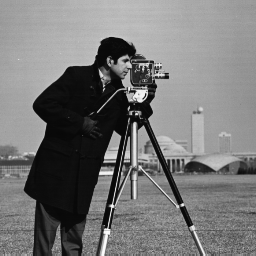
%> input picture Μultimedia/lab1/cameraman.tif, 256 x 256 px
$ octave code2.m   (GNU Octave 9; MATLAB toolbox functions it lacks are replaced by stand-ins)
%> lines starting %> are read from the running program, lines starting %| are printed output that depends on the picture
f = imread('cameraman.tif');
%> f is the input picture: size 256x256 uint8; min 7, max 253, mean 118.7
entropy(f)
%> ans = 7.01
figure;
imagesc(f);
colormap(gray);
[n m] = size(f);
%> n = 256; m = 256

Q1 = [16 11 10 16 24 40 51 61;
  12 12 14 19 26 58 60 55;
  14 13 16 24 40 57 69 56;
  14 17 22 29 51 87 80 62;
  18 22 37 56 68 109 103 77;
  24 35 55 64 81 104 113 92;
  49 64 78 87 103 121 120 101;
  72 92 95 98 112 100 103 99];

Q2 = 3*Q1;
Q3 = 4*Q1;

x = 1;
while x <= 3
  if x==1
    Q=Q1;
  elseif x==2
    Q=Q2;
  else
    Q=Q3;
  endif


  i = 1;
  while i <= n
    j = 1;
    while j <= m
      Fk(i:i+7, j:j+7) = round(dct2(f(i:i+7,j:j+7))./Q);
      j = j+8;
    endwhile
    i = i+8;
  endwhile

  entropy(uint8(abs(Fk)))

  i = 1;
  while i <= n
    j = 1;
    while j <= m
      Fki(i:i+7,j:j+7)=uint8(idct2(Fk(i:i+7,j:j+7).*Q));
      j = j+8;
    endwhile
    i = i+8;
  endwhile

  f = double(f);
  Fki = double(Fki);
  Psnr = 10*log10((255*255)/(sum(sum((f-Fki).^2))/(n*m)))
  figure;
  imagesc(Fki);
  colormap(gray);
  x = x+1;
end
%> this loop made 3 passes
%> Psnr on passes 1 to 3: 31.74, 28.05, 27.16
%> pass 2, `Fki = double(Fki);`:
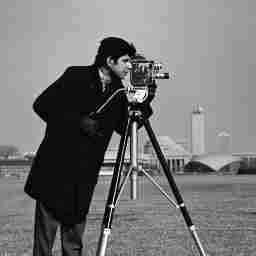
%> Fki: size 256x256 double; min 0, max 255, mean 118.8; mean of the top-left, top-right, bottom-left and bottom-right quarters 120.1, 153.9, 75.7, 125.6
%> pass 3, `Fki = double(Fki);`:
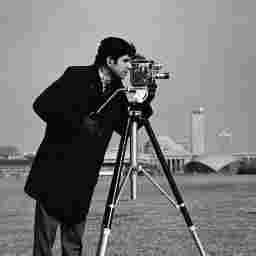
%> Fki: size 256x256 double; min 0, max 255, mean 118.9
%> after the loop:
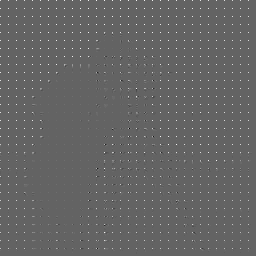
%> Fk: size 256x256 double; min -16, max 25, mean 0.2; drawn with min black and max white
%> after the loop, Q = [64 44 40 64 96 160 204 244; 48 48 56 76 104 232 240 220; 56 52 64 96 160 228 276 224; 56 68 88 116 204 348 320 248; 72 88 148 224 272 436 412 308; 96 140 220 256 324 416 452 368; 196 256 312 348 412 484 480 404; 288 368 380 392 448 400 412 396]; x = 4
